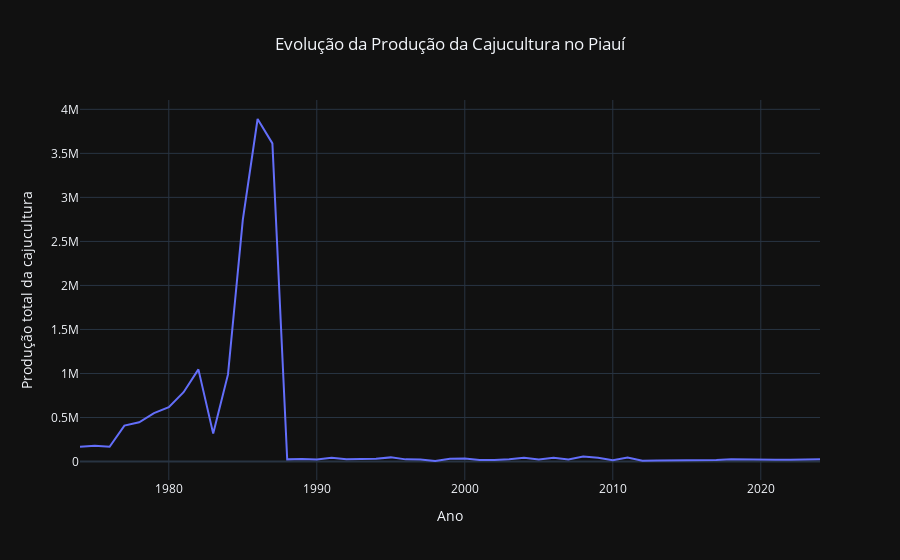

The notebook cell this image was saved under:
### Code cell
fig = px.line(
    piaui_serie,
    x="ano",
    y="producao_total",
    title="Evolução da Produção da Cajucultura no Piauí",
    labels={
        "ano": "Ano",
        "producao_total": "Produção total da cajucultura"
    }
)

fig.update_layout(
    template="plotly_dark",
    title_x=0.5
)

fig.show()

### Figure 1 — Plotly figure (JSON) as saved in the notebook; plotly's stock layout.template omitted (floating-point values rounded to 4 significant figures)
{"data": [{"hovertemplate": "Ano=%{x}<br>Produção total da cajucultura=%{y}<extra></extra>", "legendgroup": "", "line": {"color": "#636efa", "dash": "solid"}, "marker": {"symbol": "circle"}, "mode": "lines", "name": "", "orientation": "v", "showlegend": false, "type": "scatter", "x": [1974, 1975, 1976, 1977, 1978, 1979, 1980, 1981, 1982, 1983, 1984, 1985, 1986, 1987, 1988, 1989, 1990, 1991, 1992, 1993, 1994, 1995, 1996, 1997, 1998, 1999, 2000, 2001, 2002, 2003, 2004, 2005, 2006, 2007, 2008, 2009, 2010, 2011, 2012, 2013, 2014, 2015, 2016, 2017, 2018, 2019, 2020, 2021, 2022, 2023, 2024], "xaxis": "x", "y": [168252, 178417, 168169, 408513, 445903, 550840, 617939, 787391, 1046387, 317280, 989058, 2745637, 3890232, 3613135, 24816, 30117, 23897, 42964, 25507, 29941, 32780, 47207, 24653, 22145, 6131, 32224, 33395, 18850, 16817, 26662, 44130, 24497, 41853, 23744, 56223, 42963, 14591, 45773, 8923, 12863, 12347, 12751, 11189, 17100, 24885, 21631, 23155, 19020, 21674, 20992, 25318], "yaxis": "y"}], "layout": {"legend": {"tracegroupgap": 0}, "title": {"text": "Evolução da Produção da Cajucultura no Piauí", "x": 0.5}, "xaxis": {"anchor": "y", "domain": [0, 1], "title": {"text": "Ano"}}, "yaxis": {"anchor": "x", "domain": [0, 1], "title": {"text": "Produção total da cajucultura"}}}}
